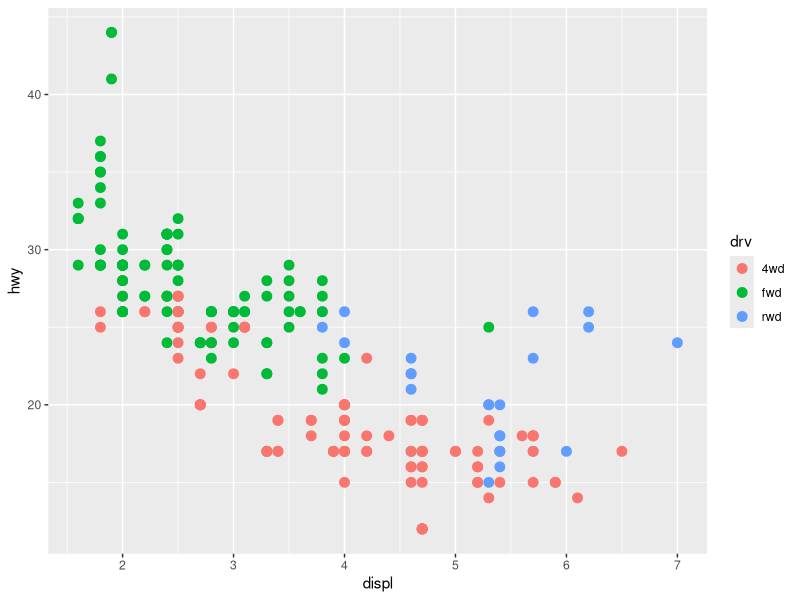
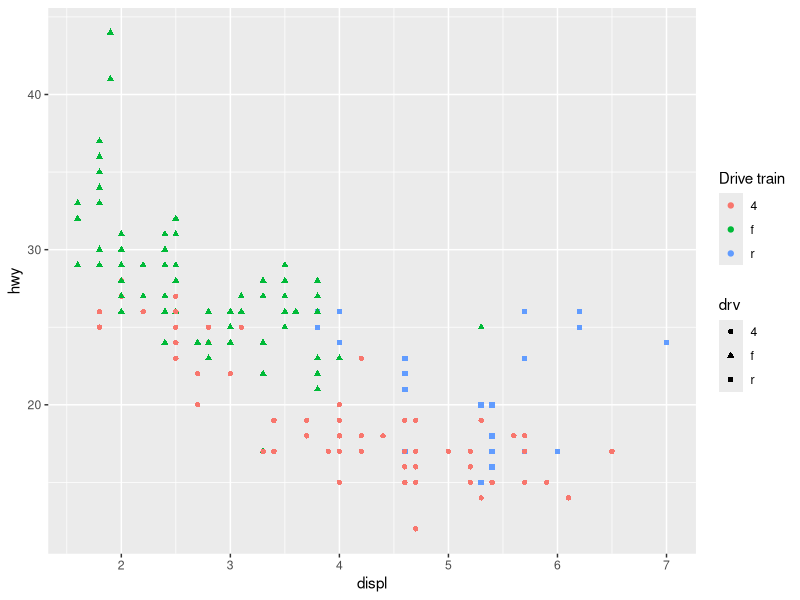

Source code (R) for these figures, in order:
## ---- chunk 1
library(tidyverse)

## ---- chunk 2

  ggplot(mpg, aes(displ, hwy, color = drv)) +
  geom_point(size = 3) +
  scale_color_discrete(labels = c("4wd", "fwd", "rwd"))


## ---- chunk 3

# given
ggplot(mpg, aes(displ, hwy)) + 
  geom_point(aes(colour = drv, shape = drv)) + 
  scale_colour_discrete("Drive train")

## ---- chunk 4

# given
#> `geom_smooth()` using formula 'y ~ x'

